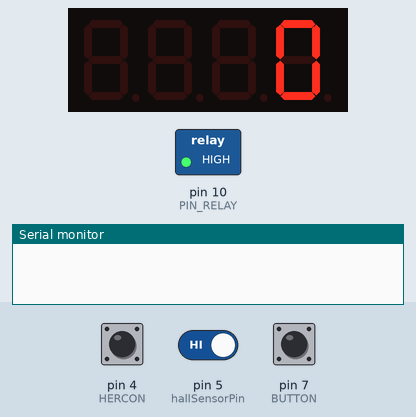
Simulated run of this sketch. Board: Arduino Uno, built with avr-gcc and run on an emulated ATmega328P. Shown: 4-digit seven-segment display, switched loads named in the sketch (green lamp = pin HIGH), the last lines printed to the serial monitor. The test bench sets the inputs (shaded band); at power-on: pin 7 (BUTTON) HIGH, pin 5 (hallSensorPin) HIGH, pin 4 (HERCON) HIGH.

Above: at 3.2 s.
3.3 s: pin 7 (BUTTON) pulled LOW for 0.15 s
At 5.1 s:
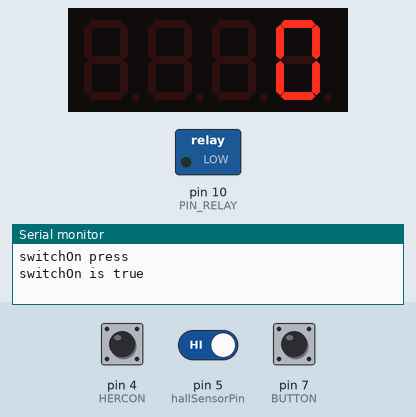
5.4 s: pin 5 (hallSensorPin) driven LOW
At 5.8 s:
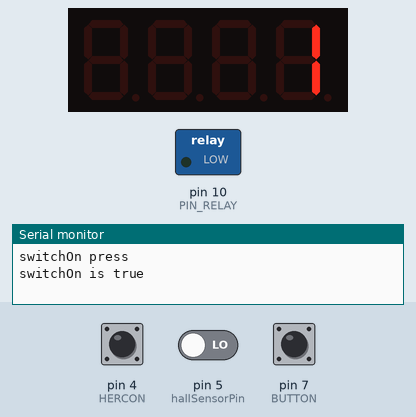
6.9 s: pin 7 (BUTTON) pulled LOW for 0.15 s
At 8.0 s:
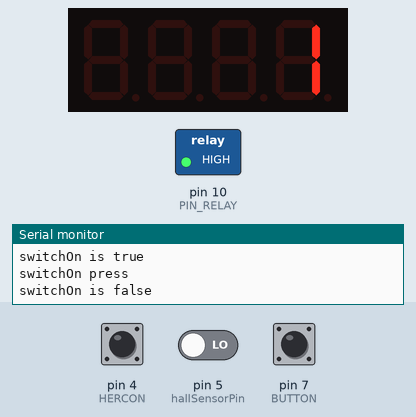
9.0 s: pin 7 (BUTTON) pulled LOW for 1 s
At 10.1 s:
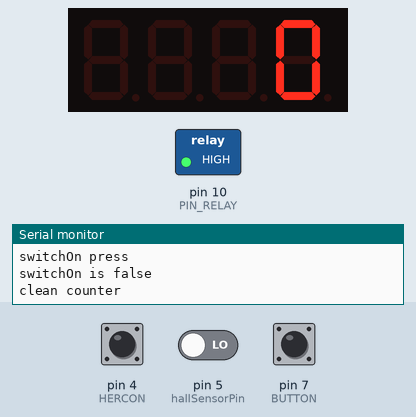
11.5 s: pin 7 (BUTTON) pulsed LOW 2 times (0.12 s each, 0.3 s apart)
At 13.78 s:
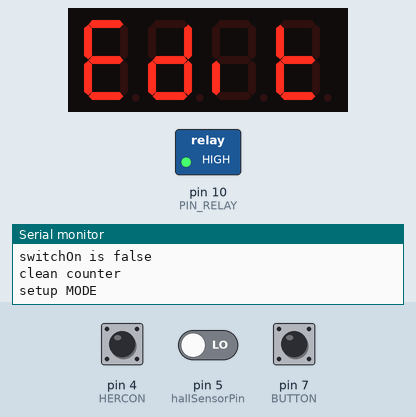
14.0 s: pin 7 (BUTTON) pulled LOW for 1 s
At 15.15 s:
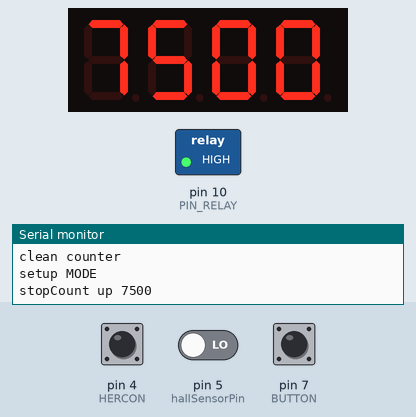
Timing chart, 0 to 16.6 s (numbered marks = the images above; inputs shaded):
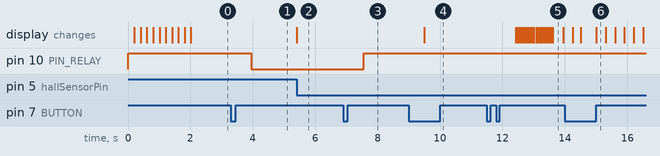

Measured:
- after the input at 3.3 s, pin 10 (PIN_RELAY): HIGH → LOW after 0.65 s
- after the input at 5.4 s, the display: changes at once (image 2)
- after the input at 6.9 s, pin 10 (PIN_RELAY): LOW → HIGH after 0.65 s
- after the input at 9.0 s, the display: changes after 0.50 s (image 4)
- after the input at 11.5 s, the display: changes after 0.92 s (image 5)

The sketch:

coil-winder-machine.ino
```cpp
/*
   The Coil-winder machine
   https://github.com/kapion/coil-winder-machine.git


   AlexNuno Technologies (c)


   NORMAL MODE {
    //direction depends on reverseKey
    single click - start/stop motor
    when stop and hold - main counter to 0
    when stop and double click - switch to SETUP MODE (display out Edit)
   }

   SETUP MODE {
    //direction depends on reverseKey
    single click - increase/decrease stopCount value per 100
    hold - increase/decrease stopCount value per 500
    double click - store stopCount value
   }

   ALL MODES {
    switch reverse is working
   }
*/

#define CLK 2
#define DIO 3
#define HERCON 4
#define hallSensorPin 5
#define BUTTON 7
#define PIN_RELAY 10

#include "GyverTM1637.h" //digital display
#include "GyverButton.h" //buttons

GyverTM1637 disp(CLK, DIO);
GButton btn(BUTTON);

boolean reverse; //reverseKey
boolean switchOn; //relay ON
boolean herconState;
boolean buttonState;
boolean savedHerconState;
boolean savedButtonState;

int hallState = LOW;;
int prevHallState = HIGH;

boolean setupMode;

int stopCount = 7000;
uint32_t btnTimer = 0;

int oneStepSetup = 100;
int longStepSetup = 500;

int levelLight = 7;
boolean toDark = true; //need to dark

int mainCounter = 0;

void setup() {
  Serial.begin(9600);
  disp.clear();
  disp.brightness(levelLight);  // bright, 0 - 7

  btn.setDebounce(50);        // debounce
  btn.setTimeout(500);        // time out for hold

  pinMode(HERCON, INPUT_PULLUP);
  pinMode(BUTTON, INPUT_PULLUP);
  pinMode(PIN_RELAY, OUTPUT);
  digitalWrite(PIN_RELAY, HIGH); // relay off
  pinMode(hallSensorPin, INPUT_PULLUP);

  attachInterrupt(digitalPinToInterrupt(BUTTON), isr, CHANGE);

  welcomeText();

  disp.displayInt(mainCounter);
}

void isr() {
  btn.tick();  // check the interrupt to catch the button press anyway
}

void loop() {
  body();
}


void showEdit() {
  // printout Edit
  disp.displayByte(_E, _d, _i, _t);

  uint32_t current = millis();
  while (millis () - current < 1000) {
    for (int i = 7; i > 0; i--) { // change bright to dark
      disp.brightness(i);
      delay(40);
    }
    for (int i = 0; i < 8; i++) { // change bright to light
      disp.brightness(i);
      delay(40);
    }
  }
}

void showSave() {
  // printout Stor
  disp.displayByte(_S, _t, _o, _r);
  delay(1000);
}

int brightNormal() {
  levelLight = 7;
  toDark = true;
  return levelLight;
}

int bright() {
  if (levelLight>=7)
      toDark = true;
  if (levelLight<=0)
      toDark = false;

  if (toDark)
   levelLight--;
  else
   levelLight++;

  return levelLight;
}


void body() {

    //check button press
    btn.tick();
    bool isHold = btn.isHold();
    bool isSingle = btn.isSingle();
    bool isDouble = btn.isDouble();

    //direction mode
    reverse = !digitalRead(HERCON);

    if (setupMode && !switchOn) {
      disp.brightness(bright());

      if (isHold && !reverse) {
        stopCount+=longStepSetup;
        Serial.println("stopCount up "+String(stopCount));
        delay(500);
      }
      if (isHold && reverse) {
        stopCount-=longStepSetup;
        Serial.println("stopCount down "+String(stopCount));
         delay(500);
      }

      if (isSingle && !reverse) {
        stopCount+=oneStepSetup;
        Serial.println("stopCount up "+String(stopCount));
      }

      if (isSingle && reverse) {
        stopCount-=oneStepSetup;
        Serial.println("stopCount down "+String(stopCount));
      }

      //apply limits
      if (stopCount > 9900)
        stopCount = 9900;
      else if (stopCount < 0)
        stopCount = 0;

      disp.displayInt(stopCount);
    }

    //switch MODE
    if (isDouble && !switchOn)  {
       setupMode = !setupMode;
       if (setupMode) {
         Serial.println("setup MODE");
         showEdit();
       } else {
         Serial.println("normal MODE");
         disp.brightness(brightNormal());
         showSave();
       }
       disp.displayInt(mainCounter);
    }

    //clean counter
    if (isHold && !switchOn && !setupMode) {
      Serial.println("clean counter");
      mainCounter = 0;
      disp.displayInt(mainCounter);
      delay(500);
    }

    //relay action
    if (isSingle && !setupMode) {
       Serial.println("switchOn press");
       switchOn = !switchOn;
       relayAction();
    }


    //main count rotates
    if (switchOn && !setupMode) {
      hallState = digitalRead(hallSensorPin);
        if ((prevHallState == HIGH) && (hallState == LOW)) {
           if (reverse) {
            --mainCounter;
           } else {
            ++mainCounter;
           }
           disp.displayInt(mainCounter);

           //stop on count
           if (mainCounter == stopCount) { switchOn = false; relayAction(); }
          }
        prevHallState = hallState;
    }

}


void relayAction() {
       if (switchOn) {
         Serial.println("switchOn is true");
         digitalWrite(PIN_RELAY, LOW);
       }
       else {
         Serial.println("switchOn is false");
         digitalWrite(PIN_RELAY, HIGH);
       }
}

void welcomeText() {
    byte welcome_banner[] = {_H, _E, _L, _L, _O};
    disp.runningString(welcome_banner, sizeof(welcome_banner), 200);  // 200 это время в миллисекундах!
}
```
